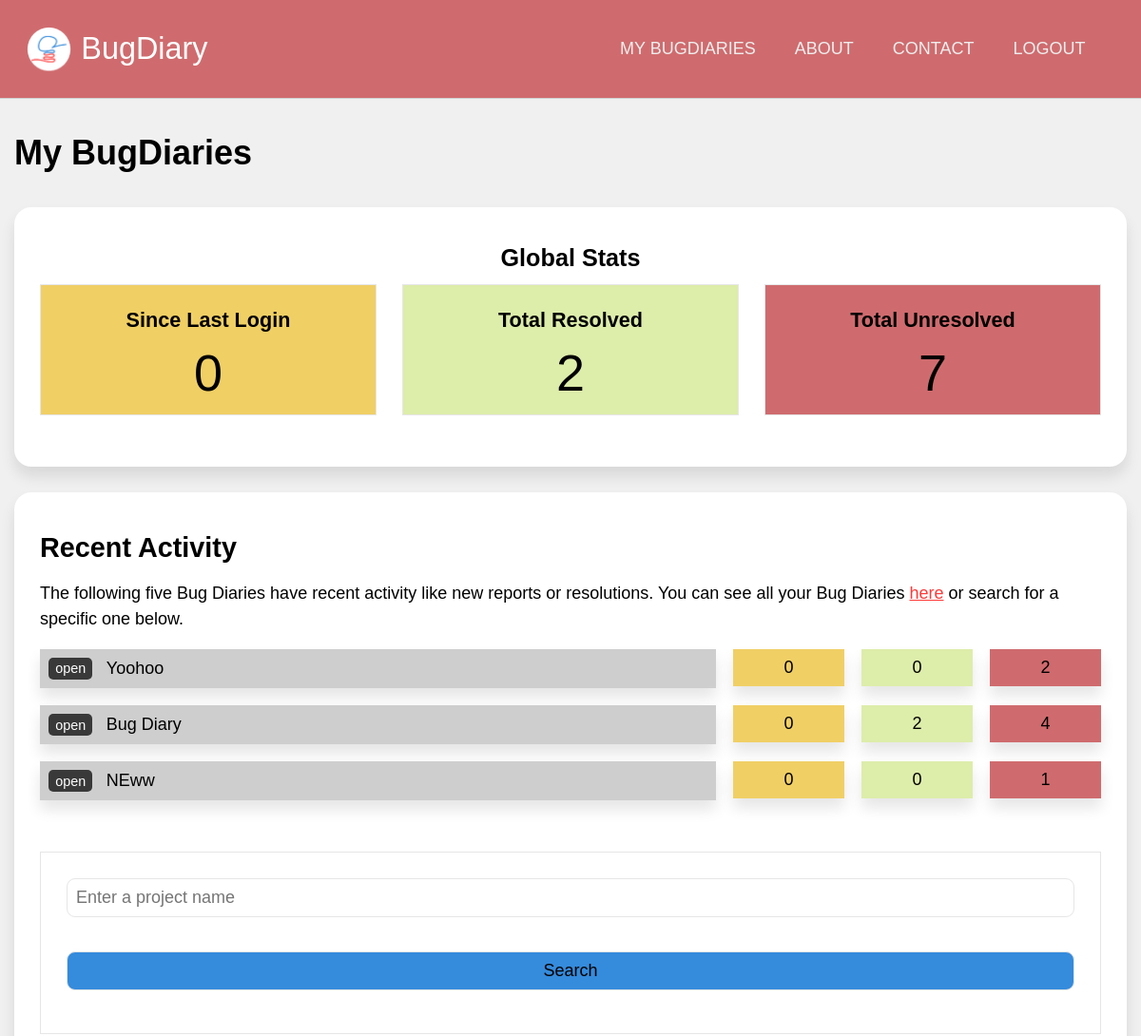
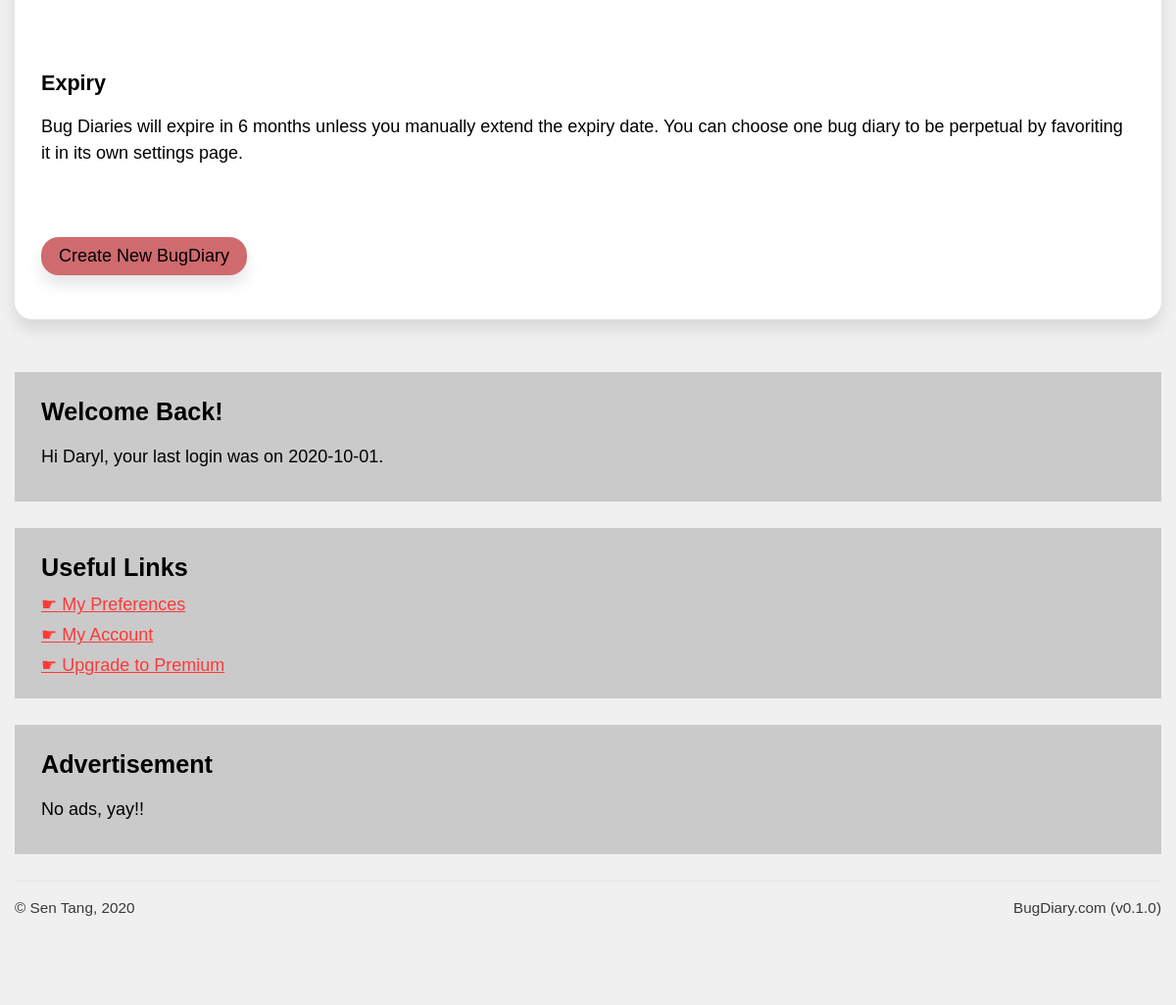
The app's page /users/dashboard (signed in) with its own data (2 pictures, top to bottom).
### application/models.py (models this page shows, shortened)
class Projects(db.Model):
    id  = db.Column(db.Integer, primary_key = True, nullable = False)
    url = db.Column(db.String(22), index = True, unique = True, nullable = False)
    name = db.Column(db.String(100), nullable = False)
    description = db.Column(db.Text, nullable = False)
    creation_date = db.Column(db.DateTime, index = True, nullable = False)
    expiry_date = db.Column(db.DateTime, index = True, nullable = False)
    status = db.Column(db.String(10), nullable = False)
    access_code = db.Column(db.String(50), nullable = True)
    last_activity = db.Column(db.DateTime(), default = dt.datetime.now())
    owner = db.Column(db.Integer, db.ForeignKey('users.id')) #linked
    bugs = db.relationship('Bugs', backref = 'containing_project', cascade = "all,delete")
    locations = db.relationship('Project_bug_locations', backref = 'locations_in', cascade = "all,delete")
    types = db.relationship('Project_bug_types', backref = 'types_in', cascade = "all,delete")
    settings = db.relationship('Project_settings', backref = 'settings_for', cascade = "all,delete", uselist = False)
    blog_posts = db.relationship('Blog_posts', backref= 'post_target', cascade = "all,delete")

class Users(db.Model, UserMixin):
    id = db.Column(db.Integer, primary_key = True, nullable = False)
    display_name = db.Column(db.String(200), nullable = False)
    email = db.Column(db.String(200), index = True, unique = True, nullable = False)
    password = db.Column(db.String(200), nullable = False)
    bio = db.Column(db.Text, nullable = False)
    last_login = db.Column(db.DateTime, nullable = False)
    owned_projects = db.relationship('Projects', backref="project_owner")
    comments = db.relationship('Bug_comments', backref="comment_author")
    blog_posts = db.relationship('Blog_posts', backref="post_author")
    collab_projects = db.relationship('Projects', secondary = users_to_projects, backref = db.backref("collaborators"))

### application/users/views.py (the view)
@users.route('/dashboard')
@login_required
def dashboard():
    since_last_login = Bugs.query.filter(Bugs.containing_project.has(Projects.id.in_([ proj.id for proj in current_user.owned_projects]))).filter_by(status = "PENDING").filter(Bugs.report_date > current_user.last_login).count()
    resolved = Bugs.query.filter(Bugs.containing_project.has(Projects.id.in_([ proj.id for proj in current_user.owned_projects]))).filter_by(status = "RESOLVED").count()
    unresolved = Bugs.query.filter(Bugs.containing_project.has(Projects.id.in_([ proj.id for proj in current_user.owned_projects]))).filter_by(status = "PENDING").count()
    project_list = current_user.collab_projects
    project_summaries = []
    for project in project_list:
        project_summaries.append({'name': project.name, 'description': project.description, 'url': project.url, 'last_activity': project.last_activity,
        'since_last_login': Bugs.query.filter_by(project = project.id).filter_by(status = "PENDING").filter(Bugs.report_date > current_user.last_login).count(),
        'resolved': Bugs.query.filter_by(project = project.id).filter_by(status = "RESOLVED").count(),
        'unresolved': Bugs.query.filter_by(project = project.id).filter_by(status = "PENDING").count()})
    def get_dates(p):
        return p['last_activity']
    project_summaries.sort(key=get_dates, reverse=True)
    return render_template('user_dash.html', user = current_user, since_last_login = since_last_login, resolved = resolved, unresolved = unresolved, project_summaries = project_summaries[:5])

### application/models.py (called while the page is built)
@login_manager.user_loader
def load_user(user_id):
    return Users.query.get(user_id)

### application/users/templates/users/user_dash.html (shortened to what this page needs)
{% extends 'confined.html' %}
{% import 'macros.html' as macros %}
{% block main %}
<h1>My BugDiaries</h1>
<div class="main-aside">
    <main>
        <div class="bg-white rounded shadowed block text-centered">
            <h3>Global Stats</h3>
            <div class="block-comparison-3">
                <div class="comp1 text-centered lined bg-yellow">
                    <h4>Since Last Login</h4>
                    <span class="bignum">{{ since_last_login }}</span>
                </div>
                <div class="comp2 text-centered lined bg-green">
                    <h4>Total Resolved</h4>
                    <span class="bignum">{{ resolved }}</span>
                </div>
                <div class="comp3 text-centered lined bg-red">
                    <h4>Total Unresolved</h4>
                    <span class="bignum">{{ unresolved }}</span>
                </div>
            </div>
        </div>
        <div class="bg-white rounded shadowed block">
            <h2>Recent Activity</h2>
            <p>
                The following five Bug Diaries have recent activity like new reports or resolutions. You can see all your Bug Diaries <a href="">here</a> or search for a specific one below.
            </p>
            {% for project in project_summaries %}
            <div class="project-summary">
                <div class="name shadowed">
                    <a href="{{ url_for('projects.dashboard', project_url = project['url']) }}">open</a><span onclick="toggleElement('sum-{{loop.index}}')">{{ project['name'] }}</span>
                </div>
                <div class="stats text-centered shadowed bg-yellow">
                    {{ project['since_last_login'] }}
                </div>
                <div class="stats text-centered shadowed bg-green">
                    {{ project['resolved'] }}
                </div>
                <div class="stats text-centered shadowed bg-red">
                    {{ project['unresolved'] }}
                </div>
            </div>
            {% endfor %}
            <div class="spacer-small"></div>
            {{ macros.search(current_user.collab_projects) }}
            <div class="spacer-small"></div>
            <h4>Expiry</h4>
            <p>
                Bug Diaries will expire in 6 months unless you manually extend the expiry date. You can choose one bug diary to be perpetual by favoriting it in its own settings page.
            </p>
            <div class="spacer-small"></div>
            <a href="{{ url_for('projects.create') }}" class="button-primary rounded shadowed">
                Create New BugDiary
            </a>
        </div>
    </main>
    <aside>
        <div class="sidebar-block bg-gray">
            <h3>Welcome Back!</h3>
            <p>Hi {{ current_user.display_name }}, your last login was on {{ current_user.last_login.strftime('%Y-%m-%d') }}.</p>
        </div>
        <div class="sidebar-block bg-gray">
            <h3>Useful Links</h3>
            <a href="" class="navigation">My Preferences</a>
            <a href="" class="navigation">My Account</a>
            <a href="" class="navigation">Upgrade to Premium</a>
        </div>
        {{ macros.ad(medium) }}
    </aside>
</div>
{% endblock %}

### application/static/css/unilay5.css (style rules this page uses)
body { font-size: 18px; font-family: sans-serif; color: #000; margin: 0; padding: 0; background-color: #f0f0f0; }
p { line-height: 150%; }
main a.button-secondary, main a.button-primary { padding: 0.5em 1em; text-decoration: none; margin: 1em auto; display: inline-block; text-align: center; }
main a.button-primary { background-color: #cf6b6e; color: #000; }
a:link, a:visited { color: #ff3939; }
a.navigation { display: block; margin: 0.5em 0; }
a.navigation:before { content: "☛ "; }
h2, h3, h4, h5 { margin: 0.5em 0; }
h1 { color: inherit; font-size: 2em; margin: 1em 0; }
h2 { color: inherit; font-size: 1.6em; }
h3 { color: inherit; font-size: 1.4em; }
h4 { color: inherit; font-size: 1.2em; }
.block { padding: 1.5em; margin-bottom: 1.5em; }
.sidebar-block { padding: 0.75em 1.5em; margin-bottom: 1.5em; }
.block-comparison-3 { display: grid; grid-template-areas: "comp1 comp2 comp3"; grid-template-columns: 1fr 1fr 1fr; grid-gap: 1.5em; }
.block-comparison-3 .comp1 { grid-area: comp1; }
.block-comparison-3 .comp2 { grid-area: comp2; }
.block-comparison-3 .comp3 { grid-area: comp3; }
.block-comparison-3 .comp1, .block-comparison-3 .comp2, .block-comparison-3 .comp3 { padding: 0.75em; margin-bottom: 1.5em; }
.aside-main, .main-aside { display: grid; grid-gap: 1.5em; }
.aside-main main, .main-aside main { grid-area: main; }
.aside-main aside, .main-aside aside { grid-area: aside; }
.main-aside { grid-template-areas: "main aside"; grid-template-columns: auto 400px; }
@media screen and (max-width: 1200px) { .main-aside, .aside-main { grid-template-areas: "main" "aside"; grid-template-columns: auto; grid-template-rows: auto auto; } }
.spacer-small { padding-bottom: 2em; }
.lined { border: 1px solid #e6e6e6; }
.rounded { border-radius: 1em 1em 1em 1em; -moz-border-radius: 1em 1em 1em 1em; -webkit-border-radius: 1em 1em 1em 1em; }
.shadowed { -webkit-box-shadow: 0px 10px 15px 0px rgba(0, 0, 0, 0.1); -moz-box-shadow: 0px 10px 15px 0px rgba(0, 0, 0, 0.1); box-shadow: 0px 10px 15px 0px rgba(0, 0, 0, 0.1); }
.text-centered { text-align: center; }
.bg-white { background-color: #fff; }
.bg-green { background-color: #DDEDAA; }
.bg-red { background-color: #CF6B6E; }
.bg-yellow { background-color: #F0CF65; }
.bg-gray { background-color: #cacaca; }
.button-primary { background-color: #cf6b6e; color: #000; }

### application/static/css/custom.css (style rules this page uses)
.bignum { font-size: 3em; }
.project-summary, .bugs-table { display: flex; justify-content: space-between; gap: 1em; margin-bottom: 1em; align-items: flex-start; }
.project-summary .name { flex: 7; padding: 0.5em; background-color: #cecece; }
.project-summary .stats { flex: 1; padding: 0.5em; }
.project-summary .name a { display: inline-block; padding: 0.25em 0.5em; margin-right: 1em; background-color: #393939; text-decoration: none; color: #fff; border-radius: 5px; -moz-border-radius: 5px; -webkit-border-radius: 5px; font-size: 0.8em; }

### records on screen
Projects: name "Yoohoo", since_last_login "0", resolved "0", unresolved "2"
Projects: name "Bug Diary", since_last_login "0", resolved "2", unresolved "4"
Projects: name "NEww", since_last_login "0", resolved "0", unresolved "1"
Users: display_name "Daryl", last_login "2020-10-01"

### other values on screen
{{ since_last_login }} "0"
{{ resolved }} "2"
{{ unresolved }} "7"
{{ version }} "0.1.0"
